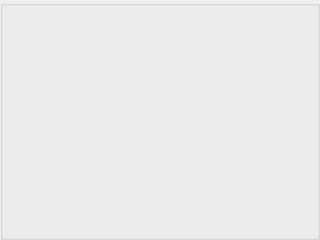
<?xml version='1.0'?>
<ui version="4.0">
 <class>Table</class>
 <widget class="QGroupBox" name="Table">
  <property name="geometry">
   <rect>
    <x>0</x>
    <y>0</y>
    <width>320</width>
    <height>240</height>
   </rect>
  </property>
  <property name="windowTitle">
   <string>GroupBox</string>
  </property>
 </widget>
</ui>
